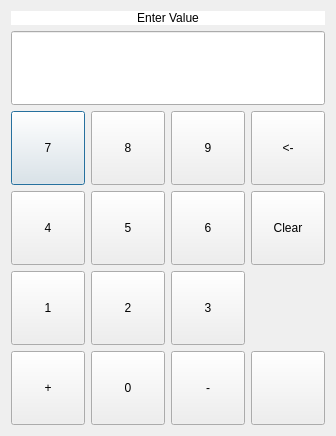
<?xml version="1.0" encoding="UTF-8"?>
<ui version="4.0">
 <class>KeypadNew</class>
 <widget class="QDialog" name="KeypadNew">
  <property name="geometry">
   <rect>
    <x>0</x>
    <y>0</y>
    <width>332</width>
    <height>433</height>
   </rect>
  </property>
  <property name="windowTitle">
   <string>Enter Value</string>
  </property>
  <layout class="QGridLayout" name="gridLayout" rowstretch="0,1,1,1,1,0" columnstretch="1,1,1,1">
   <item row="1" column="0" colspan="4">
    <widget class="QLineEdit" name="valueLine">
     <property name="minimumSize">
      <size>
       <width>0</width>
       <height>74</height>
      </size>
     </property>
     <property name="font">
      <font>
       <family>Andale Mono</family>
       <pointsize>22</pointsize>
      </font>
     </property>
     <property name="readOnly">
      <bool>true</bool>
     </property>
    </widget>
   </item>
   <item row="2" column="0">
    <widget class="QPushButton" name="_7Button">
     <property name="minimumSize">
      <size>
       <width>74</width>
       <height>74</height>
      </size>
     </property>
     <property name="text">
      <string>7</string>
     </property>
    </widget>
   </item>
   <item row="2" column="1">
    <widget class="QPushButton" name="_8Button">
     <property name="minimumSize">
      <size>
       <width>74</width>
       <height>74</height>
      </size>
     </property>
     <property name="text">
      <string>8</string>
     </property>
    </widget>
   </item>
   <item row="2" column="2">
    <widget class="QPushButton" name="_9Button">
     <property name="minimumSize">
      <size>
       <width>74</width>
       <height>74</height>
      </size>
     </property>
     <property name="text">
      <string>9</string>
     </property>
    </widget>
   </item>
   <item row="3" column="0">
    <widget class="QPushButton" name="_4Button">
     <property name="minimumSize">
      <size>
       <width>74</width>
       <height>74</height>
      </size>
     </property>
     <property name="text">
      <string>4</string>
     </property>
    </widget>
   </item>
   <item row="3" column="1">
    <widget class="QPushButton" name="_5Button">
     <property name="minimumSize">
      <size>
       <width>74</width>
       <height>74</height>
      </size>
     </property>
     <property name="text">
      <string>5</string>
     </property>
    </widget>
   </item>
   <item row="3" column="2">
    <widget class="QPushButton" name="_6Button">
     <property name="minimumSize">
      <size>
       <width>74</width>
       <height>74</height>
      </size>
     </property>
     <property name="text">
      <string>6</string>
     </property>
    </widget>
   </item>
   <item row="4" column="0">
    <widget class="QPushButton" name="_1Button">
     <property name="minimumSize">
      <size>
       <width>74</width>
       <height>74</height>
      </size>
     </property>
     <property name="text">
      <string>1</string>
     </property>
    </widget>
   </item>
   <item row="4" column="1">
    <widget class="QPushButton" name="_2Button">
     <property name="minimumSize">
      <size>
       <width>74</width>
       <height>74</height>
      </size>
     </property>
     <property name="text">
      <string>2</string>
     </property>
    </widget>
   </item>
   <item row="4" column="2">
    <widget class="QPushButton" name="_3Button">
     <property name="minimumSize">
      <size>
       <width>74</width>
       <height>74</height>
      </size>
     </property>
     <property name="text">
      <string>3</string>
     </property>
    </widget>
   </item>
   <item row="5" column="1">
    <widget class="QPushButton" name="_0Button">
     <property name="minimumSize">
      <size>
       <width>74</width>
       <height>74</height>
      </size>
     </property>
     <property name="text">
      <string>0</string>
     </property>
    </widget>
   </item>
   <item row="5" column="0">
    <widget class="QPushButton" name="plusButton">
     <property name="minimumSize">
      <size>
       <width>74</width>
       <height>74</height>
      </size>
     </property>
     <property name="text">
      <string>+</string>
     </property>
    </widget>
   </item>
   <item row="5" column="2">
    <widget class="QPushButton" name="minusButton">
     <property name="minimumSize">
      <size>
       <width>74</width>
       <height>74</height>
      </size>
     </property>
     <property name="text">
      <string>-</string>
     </property>
    </widget>
   </item>
   <item row="3" column="3">
    <widget class="QPushButton" name="clearButton">
     <property name="minimumSize">
      <size>
       <width>74</width>
       <height>74</height>
      </size>
     </property>
     <property name="text">
      <string>Clear</string>
     </property>
    </widget>
   </item>
   <item row="2" column="3">
    <widget class="QPushButton" name="backButton">
     <property name="minimumSize">
      <size>
       <width>74</width>
       <height>74</height>
      </size>
     </property>
     <property name="text">
      <string>&lt;-</string>
     </property>
    </widget>
   </item>
   <item row="5" column="3">
    <widget class="QPushButton" name="cancelButton">
     <property name="minimumSize">
      <size>
       <width>74</width>
       <height>74</height>
      </size>
     </property>
     <property name="text">
      <string/>
     </property>
     <property name="icon">
      <iconset resource="jle_resources.qrc">
       <normaloff>:/icons/Resources/pic/Button_NOK.png</normaloff>:/icons/Resources/pic/Button_NOK.png</iconset>
     </property>
     <property name="iconSize">
      <size>
       <width>64</width>
       <height>64</height>
      </size>
     </property>
    </widget>
   </item>
   <item row="0" column="0" colspan="4">
    <widget class="QLabel" name="titleLabel">
     <property name="sizePolicy">
      <sizepolicy hsizetype="MinimumExpanding" vsizetype="Preferred">
       <horstretch>0</horstretch>
       <verstretch>0</verstretch>
      </sizepolicy>
     </property>
     <property name="styleSheet">
      <string notr="true">background: rgb(255,255,255)</string>
     </property>
     <property name="text">
      <string>Enter Value</string>
     </property>
     <property name="alignment">
      <set>Qt::AlignCenter</set>
     </property>
    </widget>
   </item>
  </layout>
 </widget>
 <resources>
  <include location="jle_resources.qrc"/>
 </resources>
 <connections>
  <connection>
   <sender>cancelButton</sender>
   <signal>clicked()</signal>
   <receiver>KeypadNew</receiver>
   <slot>reject()</slot>
   <hints>
    <hint type="sourcelabel">
     <x>77</x>
     <y>467</y>
    </hint>
    <hint type="destinationlabel">
     <x>271</x>
     <y>432</y>
    </hint>
   </hints>
  </connection>
 </connections>
</ui>
